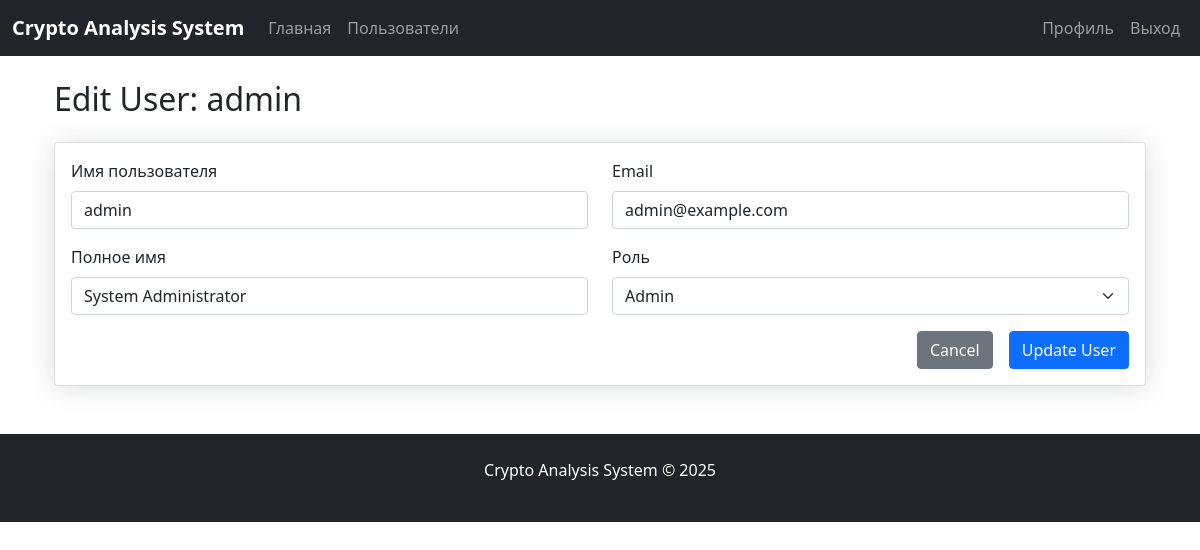
The page /admin/user/1 (signed in) on the database its author committed.
### app.py (models this page shows, shortened)
class User(UserMixin, db.Model):
    id = db.Column(db.Integer, primary_key=True)
    username = db.Column(db.String(80), unique=True, nullable=False)
    email = db.Column(db.String(120), unique=True, nullable=False)
    password_hash = db.Column(db.String(128))
    role = db.Column(db.String(20), nullable=False)
    full_name = db.Column(db.String(100))
    last_login = db.Column(db.DateTime)

### app.py (the view, shortened to what this page needs)
@app.route('/admin/user/<int:user_id>', methods=['GET', 'POST'])
@login_required
def edit_user(user_id):
    if current_user.role != 'admin':
        flash('Доступ запрещен', 'danger')
        return redirect(url_for('home'))
    user = User.query.get_or_404(user_id)
    form = UserEditForm(obj=user)
    return render_template('admin/edit_user.html', form=form, user=user)

### app.py
class UserEditForm(FlaskForm):
    username = StringField('Имя пользователя', validators=[DataRequired(), Length(min=4, max=20)])
    email = StringField('Email', validators=[DataRequired(), Email()])
    role = SelectField('Роль', choices=[('admin', 'Admin'), ('trader', 'Trader'), ('analyst', 'Analyst')])
    full_name = StringField('Полное имя', validators=[DataRequired()])
    submit = SubmitField('Обновить профиль')

### app.py (called while the page is built)
@login_manager.user_loader
def load_user(user_id):
    return User.query.get(int(user_id))

### templates/admin/edit_user.html (shortened to what this page needs)
{% extends "base.html" %}
{% block content %}
<div class="container">
    <h2 class="my-4">Edit User: {{ user.username }}</h2>
    <div class="card">
        <div class="card-body">
            <form method="POST" action="{{ url_for('edit_user', user_id=user.id) }}">
                <div class="row mb-3">
                    <div class="col-md-6">
                        <div class="form-group">
                            {{ form.username.label(class="form-label") }}
                            {{ form.username(class="form-control") }}
                        </div>
                    </div>
                    <div class="col-md-6">
                        <div class="form-group">
                            {{ form.email.label(class="form-label") }}
                            {{ form.email(class="form-control") }}
                        </div>
                    </div>
                </div>
                <div class="row mb-3">
                    <div class="col-md-6">
                        <div class="form-group">
                            {{ form.full_name.label(class="form-label") }}
                            {{ form.full_name(class="form-control") }}
                        </div>
                    </div>
                    <div class="col-md-6">
                        <div class="form-group">
                            {{ form.role.label(class="form-label") }}
                            {{ form.role(class="form-select") }}
                        </div>
                    </div>
                </div>
                <div class="d-grid gap-2 d-md-flex justify-content-md-end">
                    <a href="{{ url_for('admin_users') }}" class="btn btn-secondary me-md-2">Cancel</a>
                    <button type="submit" class="btn btn-primary">Update User</button>
                </div>
            </form>
        </div>
    </div>
</div>
{% endblock %}

### static/static/styles.css (style rules this page uses)
body { background-color: #f8f9fa; }
.card { box-shadow: 0 0.15rem 1.75rem 0 rgba(33, 40, 50, 0.15); }

### rows shown on the page
User: username "admin", email "admin@example.com", full_name "System Administrator", role "Admin"
